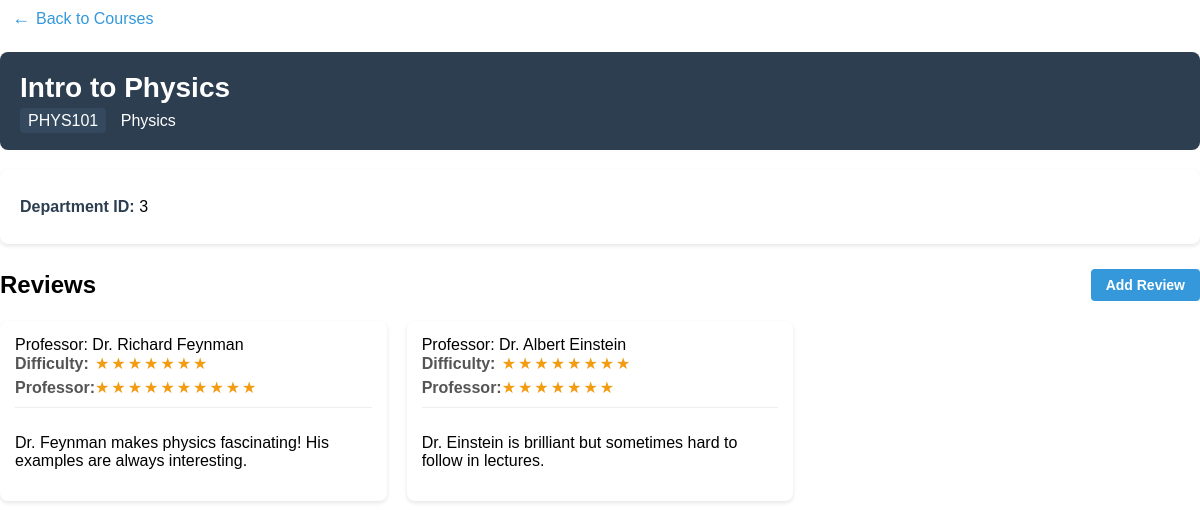
The page /course/PHYS101 on the database its author committed.
### tables this page shows
CREATE TABLE courses (
    course_code TEXT PRIMARY KEY,
    course_name TEXT NOT NULL, 
    department_id TEXT NOT NULL,
    FOREIGN KEY (department_id) REFERENCES departments(department_id)
   
);

CREATE TABLE departments (
    department_id INTEGER PRIMARY KEY AUTOINCREMENT,
    department_name TEXT UNIQUE
);

CREATE TABLE reviews (
    review_id INTEGER PRIMARY KEY AUTOINCREMENT,
    student_id INTEGER NOT NULL,
    professor_id INTEGER,
    course_code TEXT NOT NULL,
    difficulty_rating REAL CHECK (difficulty_rating BETWEEN 0 AND 10),    
    professor_rating INTEGER,
    comments TEXT,
    FOREIGN KEY (student_id) REFERENCES students(student_id),
    FOREIGN KEY (course_code) REFERENCES courses(course_code),
    FOREIGN KEY (professor_id) REFERENCES professors(professor_id)
);

CREATE TABLE professors (
    professor_id INTEGER PRIMARY KEY AUTOINCREMENT,
    name TEXT NOT NULL
);

### main.py (the view)
@app.route('/course/<course_code>')
def course_detail(course_code):
    with get_db_connection() as conn:
        course = conn.execute('SELECT * FROM courses WHERE course_code = ?', (course_code,)).fetchone()
        if not course:
            abort(404)
        department = conn.execute('SELECT department_name FROM departments WHERE department_id = ?',
                                 (course['department_id'],)).fetchone()
        department_name = department['department_name'] if department else "Unknown Department"
        reviews = conn.execute('''
            SELECT r.*, p.name as professor_name
            FROM reviews r
            LEFT JOIN professors p ON r.professor_id = p.professor_id
            WHERE r.course_code = ?
        ''', (course_code,)).fetchall()
    return render_template('course_detail.html',
                          course=course,
                          reviews=reviews,
                          department_name=department_name)

### main.py (called while the page is built)
def get_db_connection():
    conn = sqlite3.connect('database.db')
    conn.row_factory = sqlite3.Row
    return conn

### src/templates/course_detail.html (shortened to what this page needs)
{% extends 'base.html' %}
{% block content %}
<div class="navigation">
    <a href="{{ url_for('courses') }}" class="back-btn"><i class="back-arrow">←</i> Back to Courses</a>
</div>
<div class="course-header">
    <h1>{{ course['course_name'] }}</h1>
    <div class="course-meta">
        <span class="course-code">{{ course['course_code'] }}</span>
        <span class="department">{{ department_name }}</span>
    </div>
</div>
<div class="course-details">
    <div class="course-info">
        <p><strong>Department ID:</strong> {{ course['department_id'] }}</p>
    </div>
</div>
<div class="reviews-section">
    <h2>Reviews <a href="/course/{{course['course_code']}}/add_review" class="add-review-btn">Add Review</a></h2>
    {% if reviews %}
    <div class="reviews-list">
        {% for review in reviews %}
        <div class="review-card">
            <div class="review-meta">
                <span class="professor-name">Professor: {{ review['professor_name'] or 'Unknown' }}</span>
            </div>
            <div class="review-ratings">
                <div class="rating"><span>Difficulty:</span>
                    <div class="stars">
                        {% for i in range(review['difficulty_rating']|int) %}★{% endfor %}
                    </div>
                </div>
                <div class="rating"><span>Professor:</span>
                    <div class="stars">
                        {% for i in range(review['professor_rating']|int) %}★{% endfor %}
                    </div>
                </div>
            </div>
            <div class="review-comments">
                <p>{{ review['comments'] }}</p>
            </div>
        </div>
        {% endfor %}
    </div>
    {% else %}
    <p class="no-reviews">No Reviews Yet</p>
    {% endif %}
</div>
{% endblock %}

### src/style.css (style rules this page uses)
body { background-color: white; color: black; font-family: sans-serif; margin: 0; }

### src/templates/course_detail.html (style rules this page uses)
.navigation { margin-bottom: 15px; }
.back-btn { display: inline-flex; align-items: center; color: #3498db; text-decoration: none; font-weight: 500; padding: 8px 12px; border-radius: 4px; transition: all 0.2s ease; }
.back-arrow { margin-right: 6px; font-size: 18px; }
.course-header { background-color: #2c3e50; color: white; padding: 20px; border-radius: 8px; margin-bottom: 20px; }
.course-header h1 { margin: 0; font-size: 28px; }
.course-meta { margin-top: 8px; font-size: 16px; }
.course-code { background-color: #34495e; padding: 4px 8px; border-radius: 4px; margin-right: 10px; }
.course-details { background-color: white; border-radius: 8px; padding: 20px; margin-bottom: 25px; box-shadow: 0 2px 4px rgba(0,0,0,0.1); }
.course-info p { margin: 8px 0; }
.course-info strong { color: #2c3e50; }
.reviews-section h2 { display: flex; justify-content: space-between; align-items: center; margin-bottom: 20px; }
.add-review-btn { display: inline-block; background-color: #3498db; color: white; padding: 8px 15px; border-radius: 4px; text-decoration: none; font-size: 14px; transition: background-color 0.3s; }
.reviews-list { display: grid; grid-template-columns: repeat(auto-fill, minmax(300px, 1fr)); gap: 20px; }
.review-card { background-color: white; border-radius: 8px; padding: 15px; box-shadow: 0 2px 4px rgba(0,0,0,0.1); }
.review-ratings { margin-bottom: 10px; }
.rating { display: flex; align-items: center; margin-bottom: 5px; }
.rating span { width: 80px; font-weight: bold; color: #555; }
.stars { color: #f39c12; letter-spacing: 2px; }
.review-comments { padding-top: 10px; border-top: 1px solid #eee; }

### rows shown on the page
courses: course_name "Intro to Physics", course_code "PHYS101", department_id "3"
departments: department_name "Physics"
reviews: name "Dr. Richard Feynman", comments "Dr. Feynman makes physics fascinating! His examples are always interesting."
reviews: name "Dr. Albert Einstein", comments "Dr. Einstein is brilliant but sometimes hard to follow in lectures."
